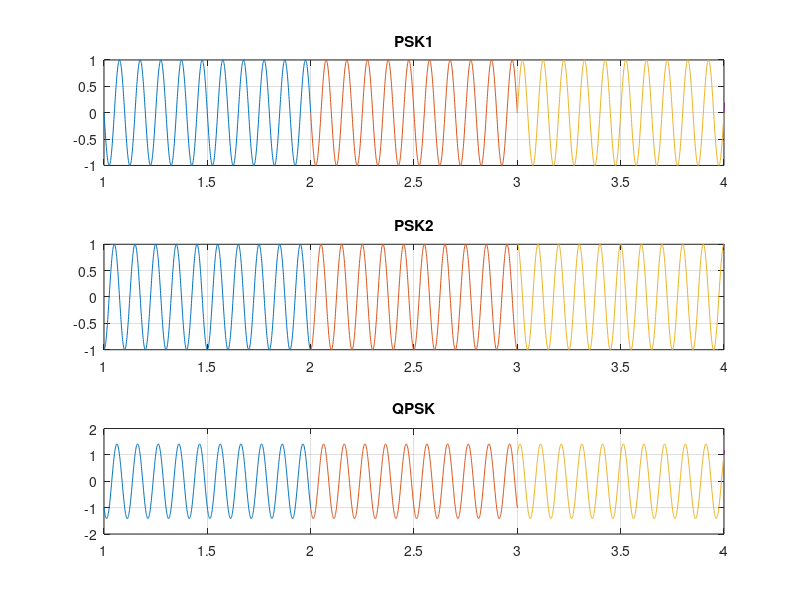

Source code (MATLAB):
%ID:19-40117-1
close all;
clc;
f=10;
x=[00 00 11 11 00 00 00 01] % input signal ;
x1=[0 0 1 1 0 0 0 0]; % input signal ;
x2=[0 0 1 1 0 0 0 1];

nx=size(x1,2);
i=1;
while i<nx+1
 t = i:0.001:i+1;
 if x1(i)==1
   psk1=sin(2*pi*f*t);
 else
   psk1=sin(2*pi*f*t+pi);
 end

 if x2(i)==1
   psk2=sin(2*pi*f*t+pi/2);
 else
   psk2=sin(2*pi*f*t+pi+pi/2);
 end

 QPSK = psk1+psk2;

 subplot(3,1,1);
 plot(t,psk1);
 hold on;
 grid on;
 axis([1 4 -1 1]);
 title('PSK1')

 subplot(3,1,2);
 plot(t,psk2);
 hold on;
 grid on;
 axis([1 4 -1 1]);
 title('PSK2')
 
 subplot(3,1,3);
 plot(t,QPSK);
 hold on;
 grid on;
 axis([1 4 -2 2]);
 title('QPSK')
 
 i=i+1;
 
end